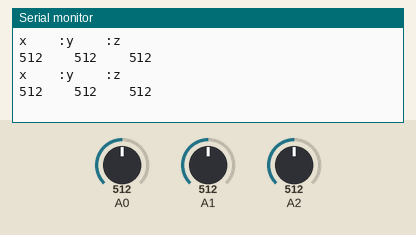
A sketch run on a simulated Arduino Uno, built with avr-gcc and run on an emulated ATmega328P. Parts: the last lines printed to the serial monitor. Inputs (shaded band) come from the test bench; at power-on: A0 = 512, A1 = 512, A2 = 512.

Above: at 2.3 s.
2.4 s: A0 set to 716
At 4.1 s:
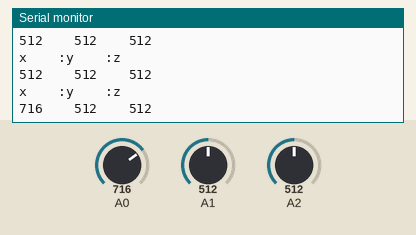
4.5 s: A1 set to 716
At 5.3 s:
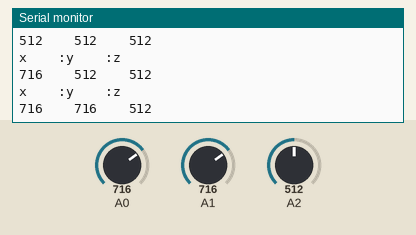
6.6 s: A2 set to 716
At 8.4 s:
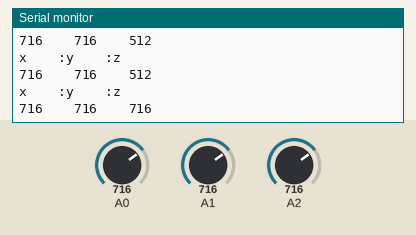
8.7 s: A0 set to 900
At 10.0 s:
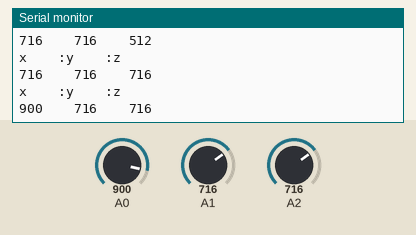
10.8 s: A1 set to 900
At 12.4 s:
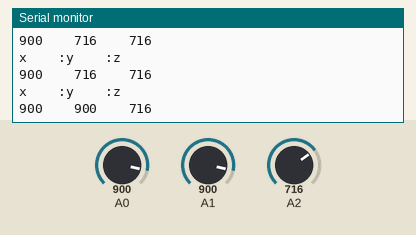
12.9 s: A2 set to 900
At 14.7 s:
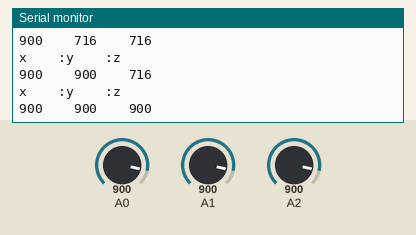
Timing chart, 0 to 16.0 s (numbered marks = the images above; inputs shaded):
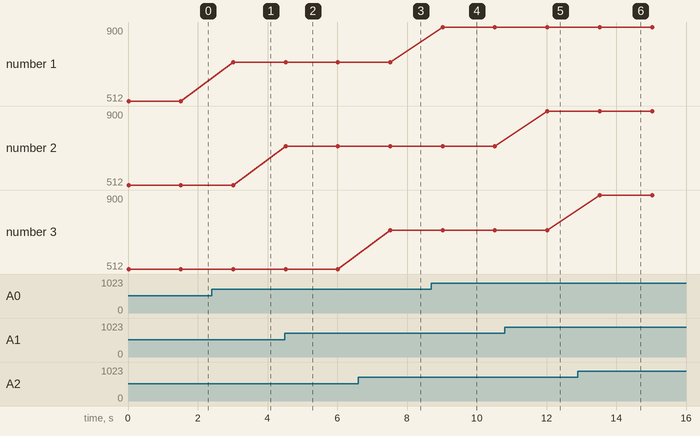

The sketch:

sketch_feb28a.ino
```cpp
void setup() {
  // put your setup code here, to run once:
  //intialisation of adxl335 analog pins as inputs
pinMode(A0,INPUT);
pinMode(A1,INPUT);
pinMode(A2,INPUT);
Serial.begin(9600);//for serial monitor
}

void loop() {
  // put your main code here, to run repeatedly:
  int x,y,z;
  x=analogRead(A0);// reads adxl335 values
  y=analogRead(A1);
  z=analogRead(A2);
  Serial.println("x    :y    :z");
  Serial.print(x,DEC);// printing read values as decimal
  Serial.print("    ");
  Serial.print(y,DEC);
  Serial.print("    ");
  Serial.println(z,DEC);
  delay(1500);// time delay
}
```

Measured:
- after the input at 2.4 s, the serial monitor: prints a new line after 0.62 s (image 1)
- after the input at 4.5 s, the serial monitor: prints a new line at once (image 2)
- after the input at 6.6 s, the serial monitor: prints a new line after 0.92 s (image 3)
- after the input at 8.7 s, the serial monitor: prints a new line after 0.32 s (image 4)
- after the input at 10.8 s, the serial monitor: prints a new line after 1.2 s (image 5)
- after the input at 12.9 s, the serial monitor: prints a new line after 0.63 s (image 6)
- plotted number 1: 512 → 716 after the input at 2.4 s, 716 → 900 after the input at 8.7 s
